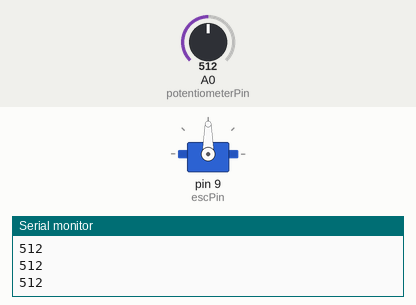
Recording of a sketch running on a simulated Arduino Uno, built with avr-gcc and run on an emulated ATmega328P. Parts: servo, the last lines printed to the serial monitor. The test bench sets the inputs (shaded band); at power-on: A0 (potentiometerPin) = 512.

Above: at 1.2 s.
1.3 s: A0 (potentiometerPin) set to 716
At 2.1 s:
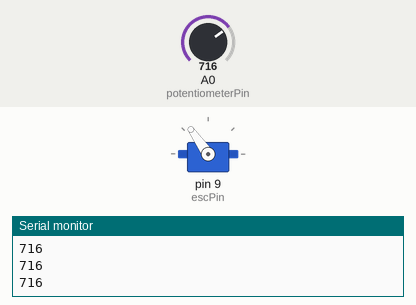
2.8 s: A0 (potentiometerPin) set to 900
At 3.3 s:
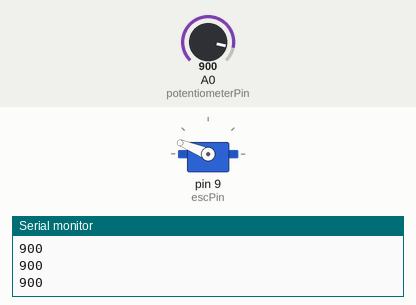
4.3 s: A0 (potentiometerPin) set to 1010
At 5.5 s:
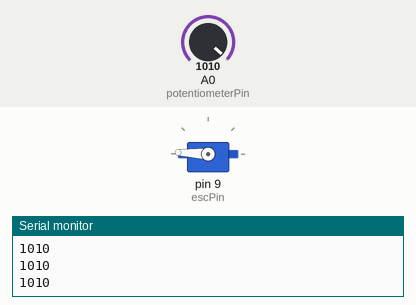
5.8 s: A0 (potentiometerPin) set to 1023
At 6.9 s:
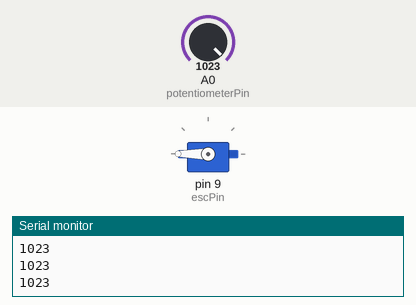
7.3 s: A0 (potentiometerPin) set to 306
At 7.9 s:
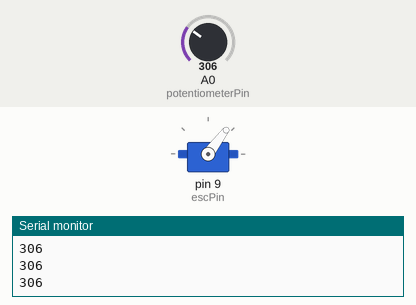
8.8 s: A0 (potentiometerPin) set to 170
At 10.2 s:
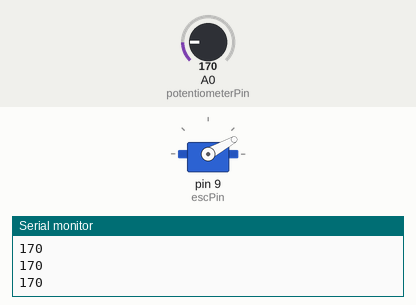
Timing chart, 0 to 11.3 s (numbered marks = the images above; inputs shaded):
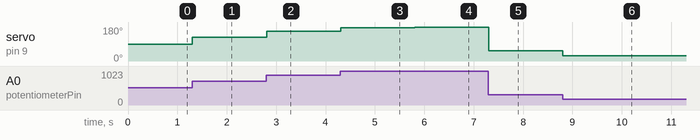

The sketch:

potentiometerControlledMotor.ino
```cpp
#include <Servo.h>

Servo esc;

int escPin = 9;
int escMinPulseWidth = 1000;
int escMaxPulseWidth = 2000;
int escAngleMin = 0;
int escAngleMax = 180;
int escValue;

int potentiometerPin = A0;
int potentiometerValueMin = 0;
int potentiometerValueMax = 1023;
int potentiometerValue;

void setup() {
  Serial.begin(9600);
  esc.attach(
    escPin,
    escMinPulseWidth,
    escMaxPulseWidth
  );
}

void loop() {
  potentiometerValue = analogRead(potentiometerPin);
  Serial.println(potentiometerValue);

  escValue = map(
    potentiometerValue,
    potentiometerValueMin,
    potentiometerValueMax,
    escAngleMin,
    escAngleMax
  );

  esc.write(escValue);
}
```

Measured:
- after the input at 1.3 s, servo on pin 9 (escPin): 90° → 125° at once
- after the input at 2.8 s, servo on pin 9 (escPin): 125° → 158° at once
- after the input at 4.3 s, servo on pin 9 (escPin): 158° → 177° at once
- after the input at 5.8 s, servo on pin 9 (escPin): 177° → 180° at once
- after the input at 7.3 s, servo on pin 9 (escPin): 180° → 53° at once
- after the input at 8.8 s, servo on pin 9 (escPin): 53° → 29° at once
